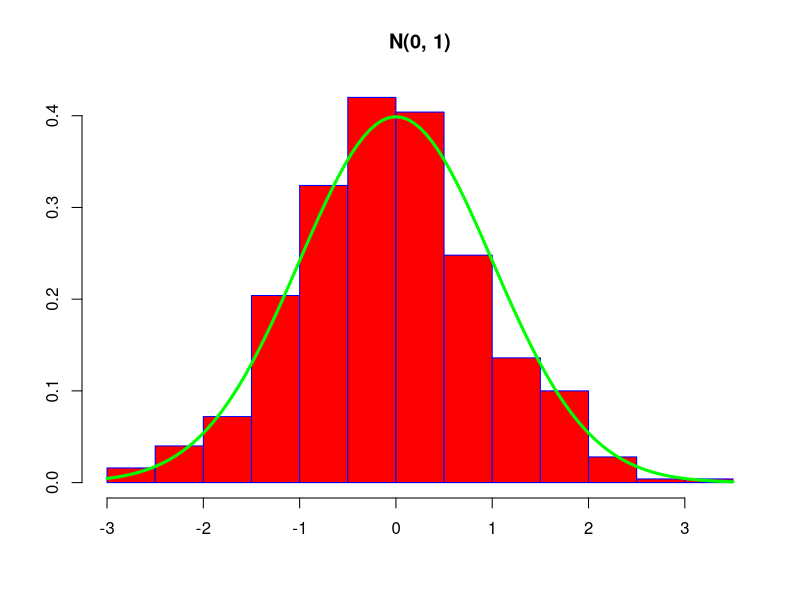
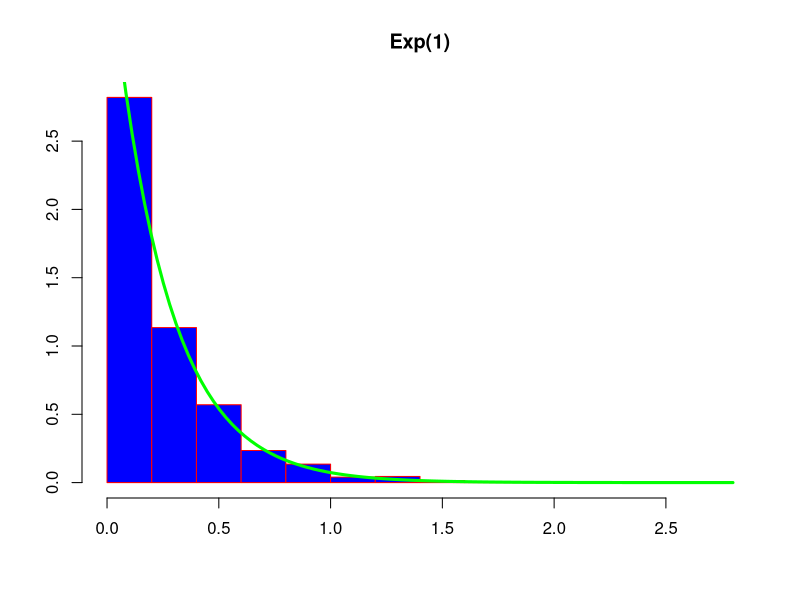
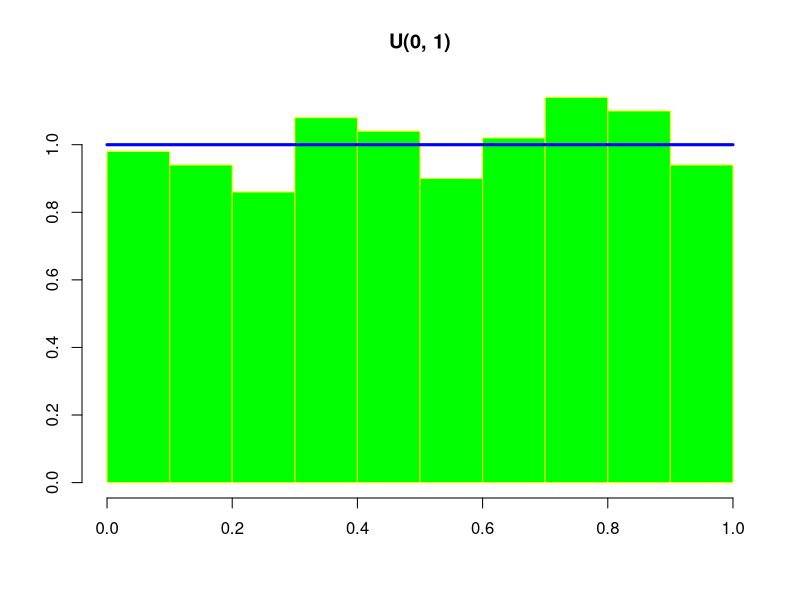

Reproduce these figures in R, in order.
# Histogram kao ocena gustine
# Koristimo histogram iz paketa lattice

library(lattice)

# Uzorak obima 500 iz standardne normalne raspodele
x <- rnorm(500)
hist(x, probability = TRUE, xlab = "", ylab = "",
     col = "red", border = "blue", main = "N(0, 1)")
curve(dnorm(x), add = TRUE, lwd = 3, col = "green")

# Uzorak obima 1000 iz eksponencijalne raspodele sa parametrom 4
y <- rexp(1000, 4)
hist(y, probability = TRUE, xlab = "", ylab = "", 
     col = "blue", border = "red", main = "Exp(1)")
curve(dexp(x, 4), add = TRUE, lwd = 3, col = "green")

# Uzorak iz uniformne U(0, 1) raspodele obima 500
z <- runif(500)
hist(z, probability = TRUE, xlab = "", ylab = "", 
     col = "green", border = "yellow", main = "U(0, 1)")
curve(dunif(x), add = TRUE, lwd = 3, col = "blue")